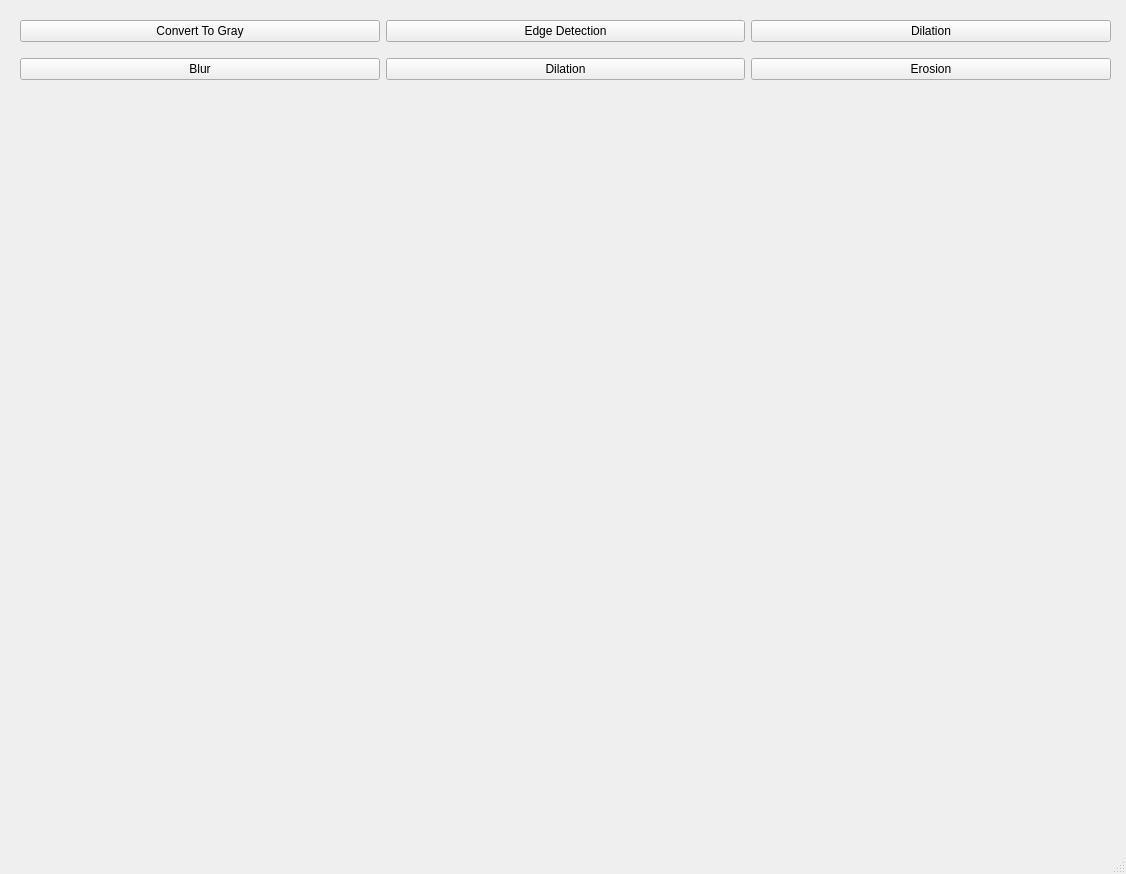
<?xml version="1.0" encoding="UTF-8"?>
<ui version="4.0">
 <class>MainWindow</class>
 <widget class="QMainWindow" name="MainWindow">
  <property name="geometry">
   <rect>
    <x>0</x>
    <y>0</y>
    <width>1126</width>
    <height>874</height>
   </rect>
  </property>
  <property name="windowTitle">
   <string>MainWindow</string>
  </property>
  <widget class="QWidget" name="centralwidget">
   <widget class="QWidget" name="gridLayoutWidget">
    <property name="geometry">
     <rect>
      <x>20</x>
      <y>10</y>
      <width>1091</width>
      <height>81</height>
     </rect>
    </property>
    <layout class="QGridLayout" name="gridLayout">
     <item row="1" column="4" colspan="2">
      <widget class="QPushButton" name="pushButton_18">
       <property name="text">
        <string>Erosion</string>
       </property>
      </widget>
     </item>
     <item row="1" column="2" colspan="2">
      <widget class="QPushButton" name="pushButton_12">
       <property name="text">
        <string>Dilation</string>
       </property>
      </widget>
     </item>
     <item row="1" column="0" colspan="2">
      <widget class="QPushButton" name="pushButton_11">
       <property name="text">
        <string>Blur</string>
       </property>
      </widget>
     </item>
     <item row="0" column="0" colspan="2">
      <widget class="QPushButton" name="pushButton_2">
       <property name="text">
        <string>Convert To Gray</string>
       </property>
      </widget>
     </item>
     <item row="0" column="2" colspan="2">
      <widget class="QPushButton" name="pushButton_13">
       <property name="text">
        <string>Edge Detection</string>
       </property>
      </widget>
     </item>
     <item row="0" column="4" colspan="2">
      <widget class="QPushButton" name="pushButton_6">
       <property name="text">
        <string>Dilation</string>
       </property>
      </widget>
     </item>
    </layout>
   </widget>
  </widget>
  <widget class="QMenuBar" name="menubar">
   <property name="geometry">
    <rect>
     <x>0</x>
     <y>0</y>
     <width>1126</width>
     <height>26</height>
    </rect>
   </property>
  </widget>
  <widget class="QStatusBar" name="statusbar"/>
 </widget>
 <resources/>
 <connections/>
</ui>
